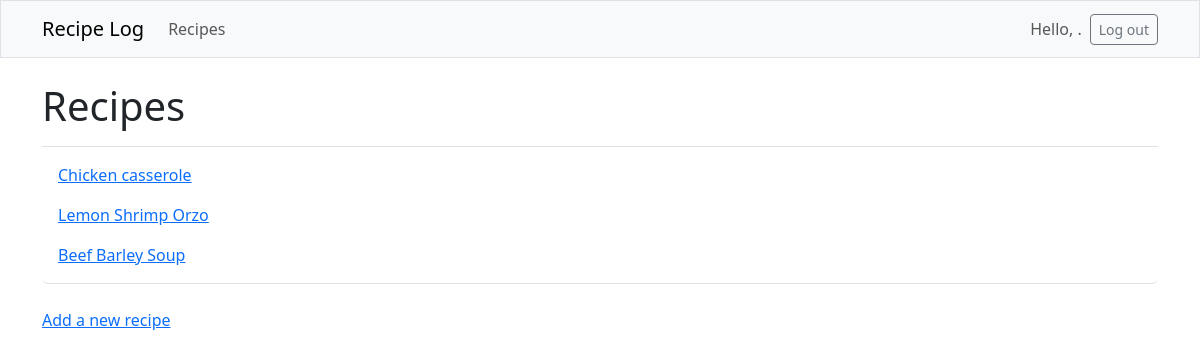
Page /recipes/ (signed in) on the earlier database version.
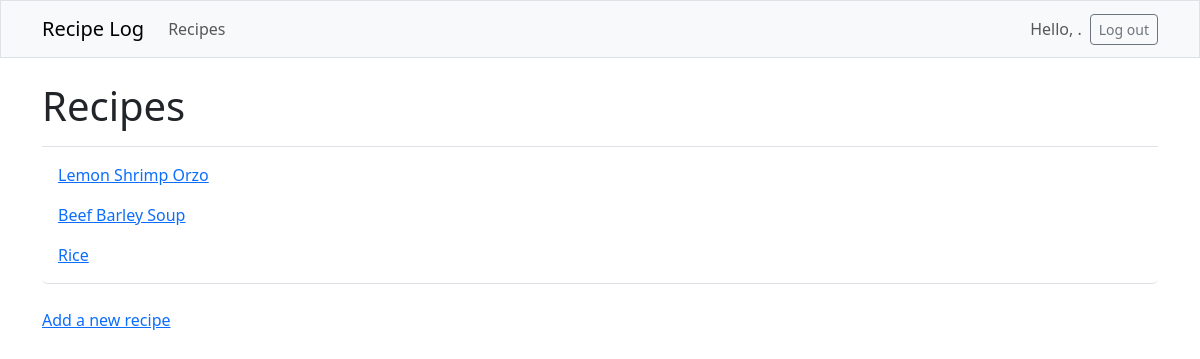
Same page on the later database version.
### recipe_log/models.py (models this page shows, shortened)
class Recipe(models.Model):
    text = models.CharField(max_length=200)
    date_added = models.DateTimeField(auto_now_add=True)
    owner = models.ForeignKey(User, on_delete=models.CASCADE)

### recipe_log/views.py (the view)
# urls.py: path('recipes/', views.recipes, name='recipes'),
@login_required
def recipes(request):
    recipes = Recipe.objects.filter(owner=request.user).order_by('date_added')
    context = {'recipes': recipes}
    return render(request,'recipe_log/recipes.html', context)

### file_transfer/templates/recipe_log/recipes.html
{% extends 'recipe_log/base.html' %}
{% block page_header %}
  <h1>Recipes</h1>
{% endblock page_header %}
{% block content %}
  <ul class="list-group border-bottom pb-2 mb-4">
    {% for recipe in recipes %}
      <li class="list-group-item border-0">
        <a href="{% url 'recipe_log:recipe' recipe.id %}">
          {{ recipe.text }}</a></li>
      {% empty %}
        <li class="list-group-item border-0">No recipes here, add some.</li>
    {% endfor %}
  </ul>
  <a href="{% url 'recipe_log:new_recipe' %}">Add a new recipe</a>
{% endblock content %}

Differences in the rows shown:
removed Recipe: text "Chicken casserole"
added Recipe: text "Rice"
